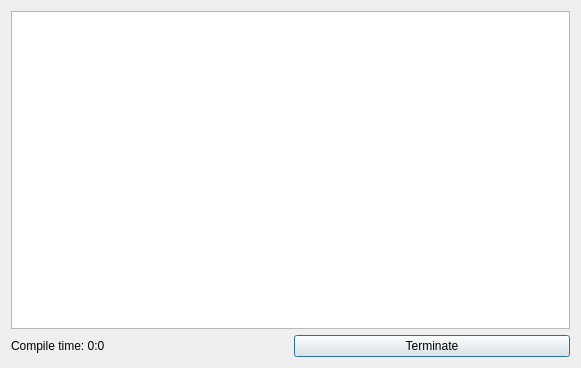
<?xml version="1.0" encoding="UTF-8"?>
<ui version="4.0">
 <class>rundialog</class>
 <widget class="QDialog" name="rundialog">
  <property name="geometry">
   <rect>
    <x>0</x>
    <y>0</y>
    <width>581</width>
    <height>368</height>
   </rect>
  </property>
  <property name="windowTitle">
   <string>External process output</string>
  </property>
  <property name="modal">
   <bool>true</bool>
  </property>
  <layout class="QGridLayout" name="gridLayout">
   <item row="1" column="0">
    <widget class="QLabel" name="timelabel">
     <property name="text">
      <string>Compile time: 0:0</string>
     </property>
    </widget>
   </item>
   <item row="1" column="1">
    <widget class="QPushButton" name="termbutton">
     <property name="text">
      <string>Terminate</string>
     </property>
    </widget>
   </item>
   <item row="0" column="0" colspan="2">
    <widget class="QTextEdit" name="console">
     <property name="readOnly">
      <bool>true</bool>
     </property>
     <property name="html">
      <string>&lt;!DOCTYPE HTML PUBLIC &quot;-//W3C//DTD HTML 4.0//EN&quot; &quot;http://www.w3.org/TR/REC-html40/strict.dtd&quot;&gt;
&lt;html&gt;&lt;head&gt;&lt;meta name=&quot;qrichtext&quot; content=&quot;1&quot; /&gt;&lt;style type=&quot;text/css&quot;&gt;
p, li { white-space: pre-wrap; }
&lt;/style&gt;&lt;/head&gt;&lt;body style=&quot; font-family:'Ubuntu'; font-size:11pt; font-weight:400; font-style:normal;&quot;&gt;
&lt;p style=&quot;-qt-paragraph-type:empty; margin-top:0px; margin-bottom:0px; margin-left:0px; margin-right:0px; -qt-block-indent:0; text-indent:0px;&quot;&gt;&lt;br /&gt;&lt;/p&gt;&lt;/body&gt;&lt;/html&gt;</string>
     </property>
    </widget>
   </item>
  </layout>
 </widget>
 <resources/>
 <connections/>
</ui>
